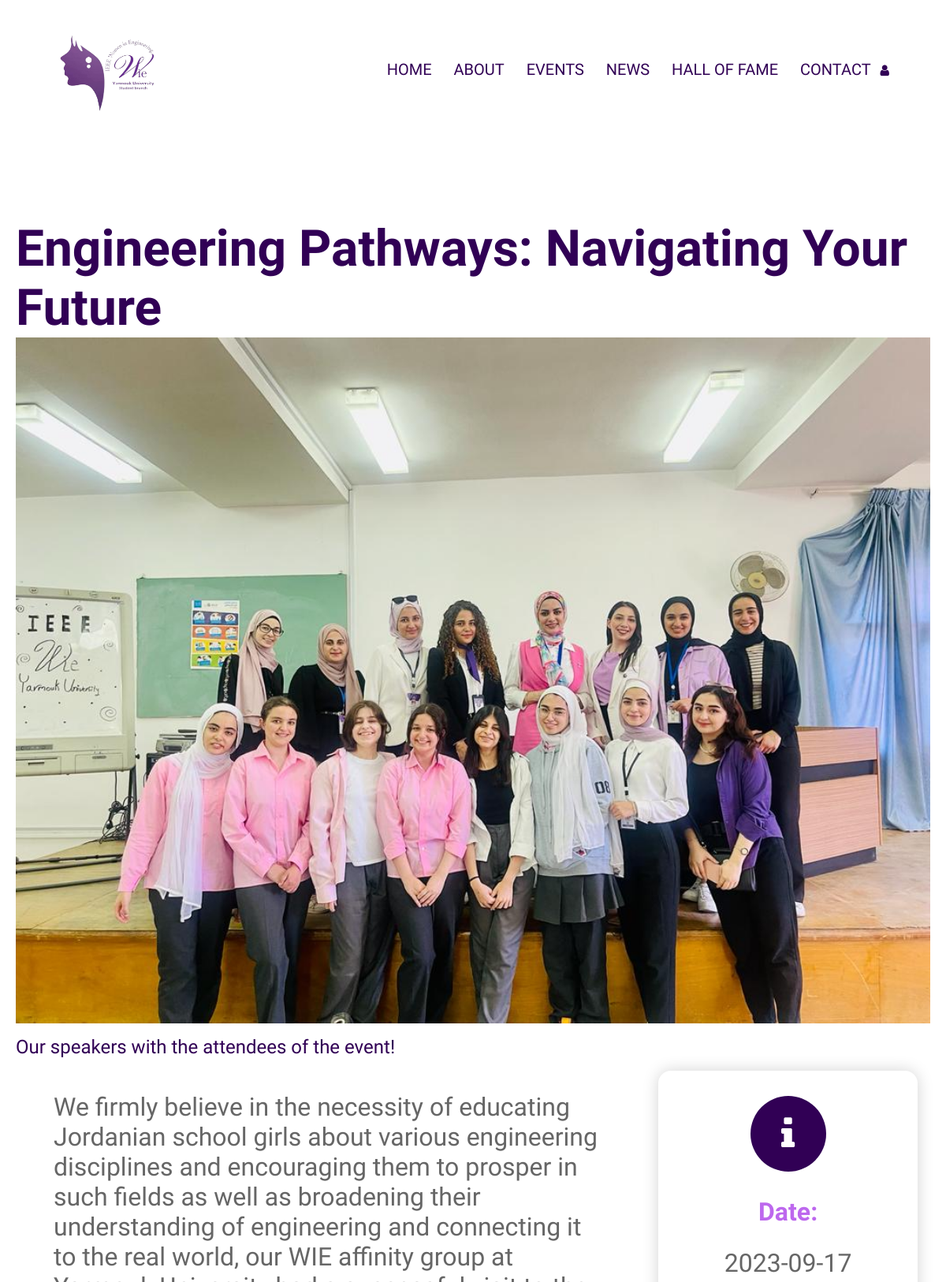
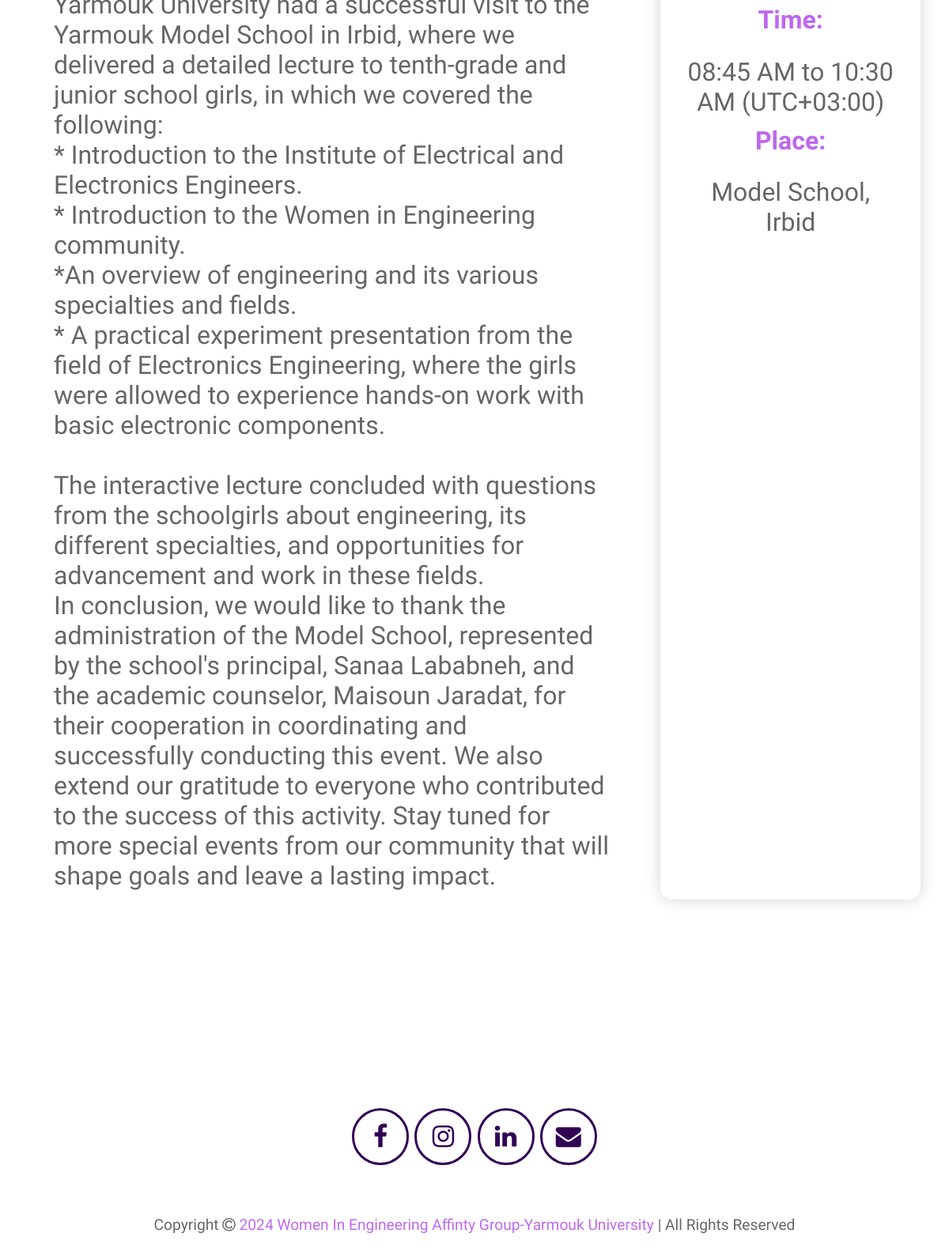
Screenshot of /view-event.php?event=30 with the database file from the repository (2 pictures, top to bottom).
### tables this page shows
CREATE TABLE IF NOT EXISTS `events` (
  `id` int NOT NULL AUTO_INCREMENT,
  `name` varchar(100) NOT NULL,
  `type` varchar(50) NOT NULL,
  `image` varchar(100) NOT NULL,
  `caption` varchar(100) NOT NULL,
  `date` date NOT NULL,
  `time` varchar(100) NOT NULL,
  `place` varchar(100) NOT NULL,
  `summary` varchar(2000) NOT NULL,
  PRIMARY KEY (`id`)
);

### view-event.php (the view, shortened to what this page needs)
<?php
include 'components/connection.php';
?>
<!DOCTYPE html>
<html lang="en">
<head>
    <link rel="stylesheet" href="https://cdnjs.cloudflare.com/ajax/libs/font-awesome/4.7.0/css/font-awesome.min.css">
    <link rel="stylesheet" href="style.css">
</head>
<body>
    <?php include 'components/header.php'; ?>
    <section class="details">
        <?php
        if (isset($_GET['event'])) {
            $eid = $_GET['event'];
            $view_event = $conn->prepare("SELECT * FROM `events` WHERE id = '$eid'");
            $view_event->execute();
            if ($view_event->rowCount() > 0) {
                while ($fetch_event = $view_event->fetch(PDO::FETCH_ASSOC)) {
        ?>
                    <h3><?php echo $fetch_event['name']; ?></h3>
                    <img src="events/<?php echo $fetch_event['image']; ?>" style="width:100%;" class="img"></img>
                    <p><?php echo $fetch_event['caption']; ?></p>
                    <div class="row">
                        <div class="summary-box">
                            <p><?php echo $fetch_event['summary']; ?></p>
                        </div>
                        <div class="box">
                            <i class="fa fa-info"></i>
                            <h3>Date:</h3>
                            <p><?php echo $fetch_event['date']; ?></p>
                            <h3>Time:</h3>
                            <p><?php echo $fetch_event['time']; ?></p>
                            <h3>Place:</h3>
                            <p><?php echo $fetch_event['place']; ?></p>
                        </div>
                    </div>
        <?php
                }
            }
        }
        ?>
    </section>
    <?php include 'components/footer.php'; ?>
</body>
</html>

### style.css (style rules this page uses)
* { margin: 0; padding: 0; box-sizing: border-box; font-family: 'Ysabeau Infant', sans-serif; scroll-behavior: smooth; }
:root { --dark: #310055; --light: #bd68ee; --primary: #fff; --secondary: #000; --box-shadow: 0 0 20px rgba(0, 0, 0, 0.178); }
section { padding: 100px 20px; }
.details h3 { font-size: 4rem; color: var(--dark); transition: .2s; }
.details p { width: 100%; font-size: 1.5rem; color: var(--dark); margin-top: 1rem; overflow-wrap: break-word; }
.details .row .box { height:auto; width: 30%; background: var(--primary); text-align: center; border-radius: 1rem; box-shadow: var(--box-shadow); margin: 1rem; cursor: pointer; }
.details .row .summary-box { height: auto; width: 70%; background: var(--primary); text-align: left; border-radius: 1rem; margin: 1rem; overflow-wrap: break-word; }
.details .row .box i { height: 6rem; width: 6rem; line-height: 6rem; text-align: center; border-radius: 50%; color: var(--primary); background: var(--dark); font-size: 3rem; margin: 2rem 0; transition: 0.2s; }
.details .row .box h3 { font-size: 2rem; color: var(--light); transition: .2s; }
.details .row .box p { font-size: 2rem; padding: .7rem 2rem; color: #666; }
.details .row .summary-box p { font-size: 2rem; padding: .7rem 2rem; color: #666; }
.details .row { display: flex; justify-content: center; align-items: top; }

### rows the page displays
events: name "Engineering Pathways: Navigating Your Future", image (picture), caption "Our speakers with the attendees of the event!", summary "We firmly believe in the necessity of educating Jordanian school girls about various engineering disciplines and encouraging them to prosper in such fields as well as broadening their understanding of engineering and connecting it to the real world, our WIE affinity group at Yarmouk University had a successful visit to the Yarmouk Model School in Irbid, where we delivered a detailed lecture to tenth-grade and junior school girls, in which we covered the following: * Introduction to the Institute of Electrical and Electronics Engineers. * Introduction to the Women in Engineering community. *An overview of engineering and its various specialties and fields. * A practical experiment…", date "2023-09-17", time "08:45 AM to 10:30 AM (UTC+03:00)", place "Model School, Irbid"
